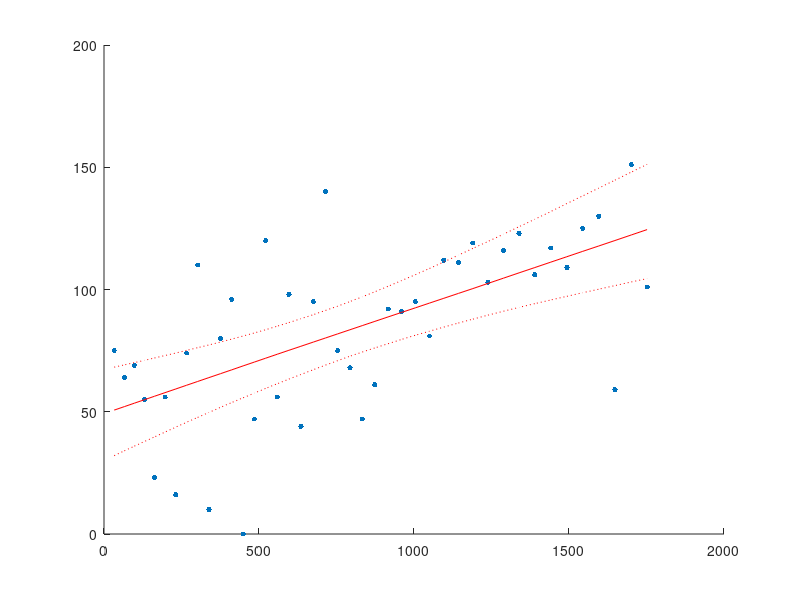
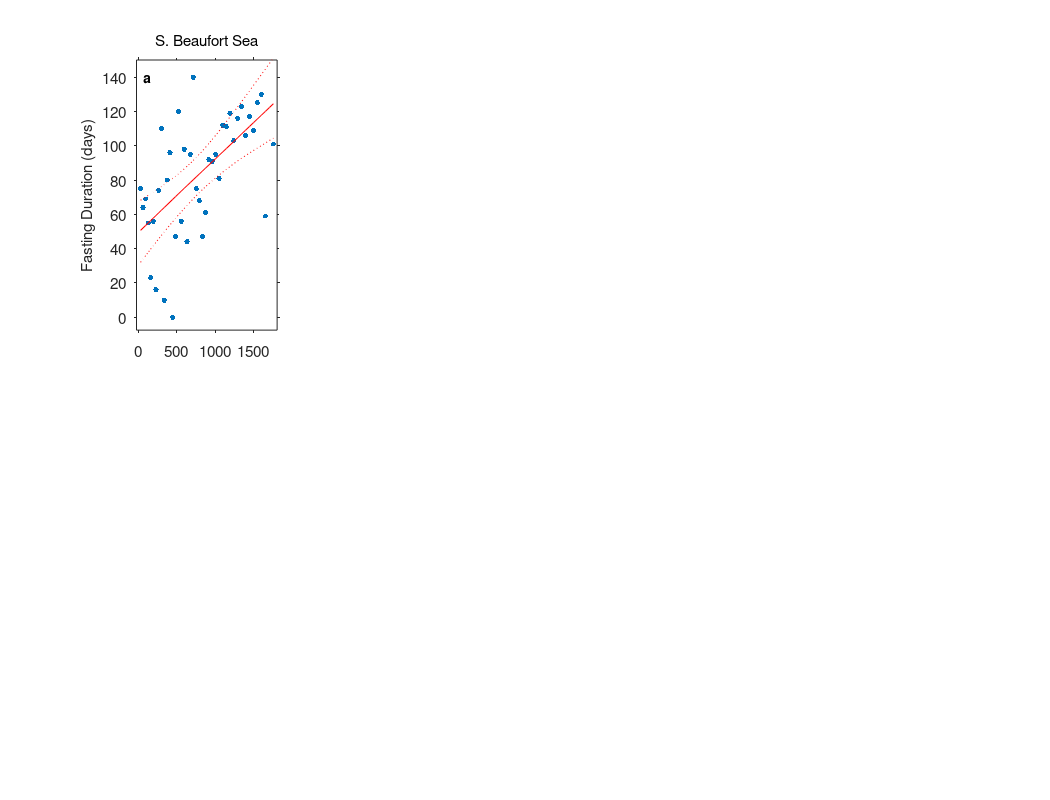

Write MATLAB code to recreate these figures, in order. (Note: this script raises an error after producing the figures.)
% Script to make Figure 1 for main text
% all data are processed elsewhere

clear;
individuals=1; % set to one to save each panel separately

load matfiles/IFDvsCumCO2_Fit_SamplingUnc.mat MeanInterval
NarrowInterval =  MeanInterval; 
load matfiles/IFDvsCumCO2_Fit_CombinedUnc.mat   MeanInterval CumCO2 OBSIFD Nyrs yhat
load InputMatfiles/SubpopulationNames.mat

fig=figure(4); clf; 
orient(fig,'landscape');

x=CumCO2;
i=1;
N=[3:4 18:19]; % choose just the 4 key regions for this plot
for n=N
figure(4)
gca=subplot(2,4,i)

if (n>16 | n==14)  
 offset=-24;  % FD = IFD+offset
else
 offset=0;
end

phnd=patch('XData',[x; x(Nyrs:-1:1)],...
  'Ydata',[squeeze(NarrowInterval(n,:,1)) squeeze(NarrowInterval(n,Nyrs:-1:1,2))]+offset);
set(phnd,'FaceColor',[1,1,1]*0.7); set(phnd,'EdgeColor',[1,1,1]*0.7)

hold; plot(x,OBSIFD(n,:)+offset,'.','markersize',12); hold
hold; plot(x,yhat(n,:)+offset,'r-'); hold
hold; plot(x,squeeze(MeanInterval(n,:,:))+offset,'r:'); hold

set(gca,'TickDir','out');
set(gca,'fontsize',11);
xlim([-20 1800]);
ylim([-0.05*150 150]);

if i==1, hnd2=ylabel('Fasting Duration (days)','fontsize',11); end
hnd=title(abbrev_econame{n});
set(hnd,'FontWeight','normal','fontsize',11)

all=axis; letters={'a','b','c','d'};
text(all(1)+0.05*(all(2)-all(1)),all(4)-0.07*(all(4)-all(3)),letters{i},'FontWeight','bold')
set(gca,'TickDir','out', 'box','on')


if individuals==1,
   fig2=figure(1); clf;

phnd=patch('XData',[x; x(Nyrs:-1:1)],...
  'Ydata',[squeeze(NarrowInterval(n,:,1)) squeeze(NarrowInterval(n,Nyrs:-1:1,2))]+offset);
set(phnd,'FaceColor',[1,1,1]*0.7); set(phnd,'EdgeColor',[1,1,1]*0.7)

hold; plot(x,OBSIFD(n,:)+offset,'.','markersize',12); hold
hold; plot(x,yhat(n,:)+offset,'r-'); hold
hold; plot(x,squeeze(MeanInterval(n,:,:))+offset,'r:'); hold

   ax2 = fig2.CurrentAxes;
   set(ax2,'fontsize',11);
   xlim([-20 1800]);
   ylim([-0.05*150 150]);
   set(ax2,'TickDir','out');
   set(ax2,'box','on');

   print(['figures/Fig1_combo_',letters{i}],'-depsc')
end

i=i+1;

end

load matfiles/DemographicsvsCumCO2_Fit_Unc.mat yhat MeanInterval x

typename={'AFC','AFC Lactating', 'AF', 'AFY', 'AM'};
m=2; % for lactating adult females, hence recruitment impacts
i=1;
N=[3:4 18:19];
for n=N
figure(4)
gca=subplot(2,4,i+4);

plot(x,squeeze(yhat(n,m,:)),'r-'); 
hold; plot(x,squeeze(MeanInterval(n,m,:,:)),'r:'); hold
set(gca,'TickDir','out');
set(gca,'fontsize',11);
xlim([-20 1800]);
hold; plot([-20 1800],[0 0],'k-','linewidth',0.5); hold


if i==3, hnd1=xlabel('Cumulative Emissions since 1979 (Gt)','fontsize',12); end
if i==1, hnd2=ylabel('Recruitment Failure (%)','fontsize',11); end

all=axis; letters={'e','f','g','h'};
text(all(1)+0.05*(all(2)-all(1)),all(4)-0.07*(all(4)-all(3)),letters{i},'FontWeight','bold')

if individuals==1,
   fig2=figure(1); clf;

   plot(x,squeeze(yhat(n,m,:)),'r-'); 
   hold; plot(x,squeeze(MeanInterval(n,m,:,:)),'r:'); hold
   xlim([-20 1800]);
   hold; plot([-20 1800],[0 0],'k-','linewidth',0.5); hold
   ax2 = fig2.CurrentAxes;
   set(ax2,'fontsize',11)
   set(ax2,'TickDir','out')

   print(['figures/Fig1_combo_',letters{i}],'-depsc')
end

i=i+1;

end
set(hnd1,'position',[-200,-60,-1])


figure(4)
print('figures/Fig1_combo','-depsc')
print('figures/Fig1_combo','-dpng','-r300')

